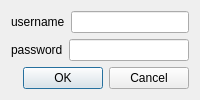
<?xml version="1.0" encoding="UTF-8"?>
<ui version="4.0">
 <class>Dialog</class>
 <widget class="QDialog" name="Dialog">
  <property name="geometry">
   <rect>
    <x>0</x>
    <y>0</y>
    <width>200</width>
    <height>100</height>
   </rect>
  </property>
  <property name="windowTitle">
   <string>Dialog</string>
  </property>
  <layout class="QVBoxLayout" name="verticalLayout" stretch="0,0,0,0">
   <item>
    <layout class="QHBoxLayout" name="horizontalLayout">
     <item>
      <widget class="QLabel" name="label">
       <property name="text">
        <string>username</string>
       </property>
      </widget>
     </item>
     <item>
      <widget class="QLineEdit" name="line_user"/>
     </item>
    </layout>
   </item>
   <item>
    <layout class="QHBoxLayout" name="horizontalLayout_2">
     <item>
      <widget class="QLabel" name="label_2">
       <property name="text">
        <string>password</string>
       </property>
       <property name="textFormat">
        <enum>Qt::PlainText</enum>
       </property>
      </widget>
     </item>
     <item>
      <widget class="QLineEdit" name="line_password">
       <property name="echoMode">
        <enum>QLineEdit::Password</enum>
       </property>
      </widget>
     </item>
    </layout>
   </item>
   <item>
    <spacer name="verticalSpacer">
     <property name="orientation">
      <enum>Qt::Vertical</enum>
     </property>
     <property name="sizeHint" stdset="0">
      <size>
       <width>20</width>
       <height>40</height>
      </size>
     </property>
    </spacer>
   </item>
   <item>
    <widget class="QDialogButtonBox" name="buttonBox">
     <property name="orientation">
      <enum>Qt::Horizontal</enum>
     </property>
     <property name="standardButtons">
      <set>QDialogButtonBox::Cancel|QDialogButtonBox::Ok</set>
     </property>
    </widget>
   </item>
  </layout>
 </widget>
 <resources/>
 <connections>
  <connection>
   <sender>buttonBox</sender>
   <signal>accepted()</signal>
   <receiver>Dialog</receiver>
   <slot>accept()</slot>
   <hints>
    <hint type="sourcelabel">
     <x>248</x>
     <y>254</y>
    </hint>
    <hint type="destinationlabel">
     <x>157</x>
     <y>274</y>
    </hint>
   </hints>
  </connection>
  <connection>
   <sender>buttonBox</sender>
   <signal>rejected()</signal>
   <receiver>Dialog</receiver>
   <slot>reject()</slot>
   <hints>
    <hint type="sourcelabel">
     <x>316</x>
     <y>260</y>
    </hint>
    <hint type="destinationlabel">
     <x>286</x>
     <y>274</y>
    </hint>
   </hints>
  </connection>
 </connections>
</ui>
